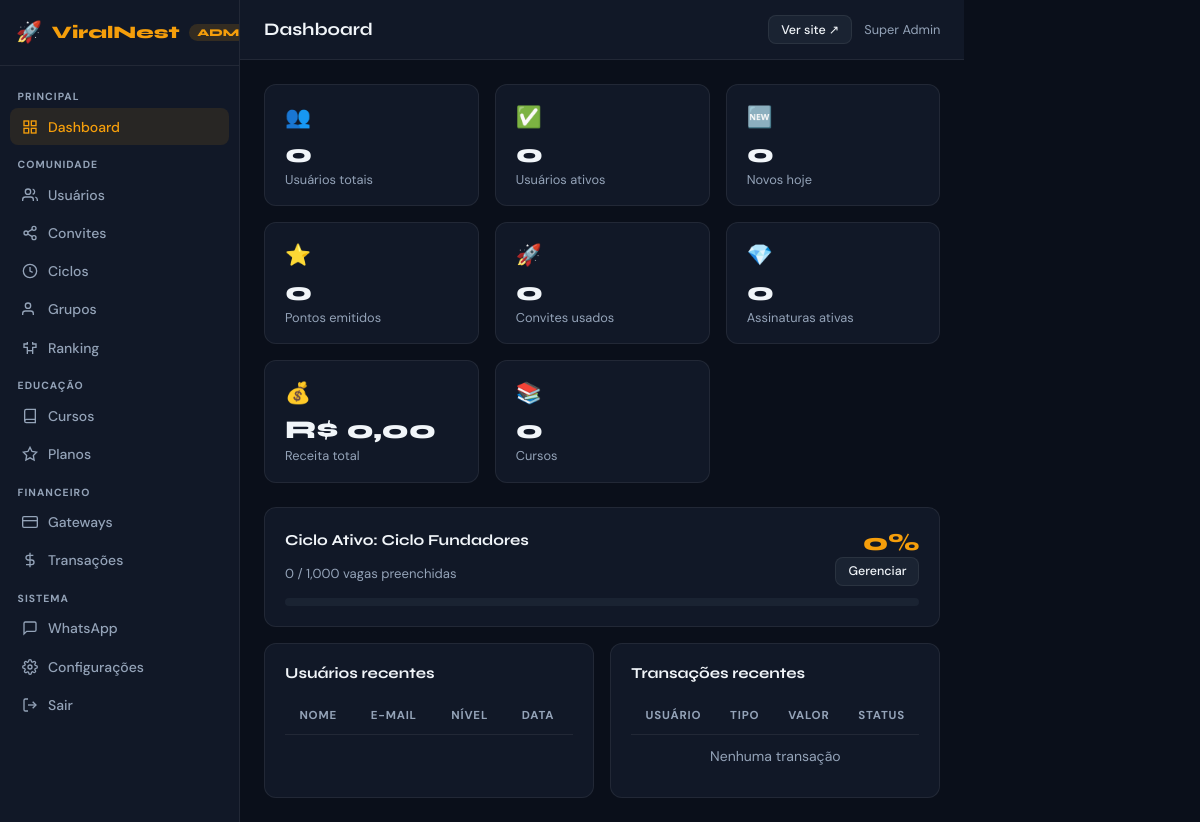
/admin/ (signed in), run on the app's committed database.
### tables this page shows
CREATE TABLE IF NOT EXISTS `system_settings` (
  `id` INT AUTO_INCREMENT PRIMARY KEY,
  `setting_key` VARCHAR(100) UNIQUE NOT NULL,
  `setting_value` TEXT,
  `setting_type` ENUM('text','number','boolean','color','textarea','select') DEFAULT 'text',
  `category` VARCHAR(50) DEFAULT 'general',
  `description` VARCHAR(255),
  `updated_at` DATETIME DEFAULT CURRENT_TIMESTAMP ON UPDATE CURRENT_TIMESTAMP
);

CREATE TABLE IF NOT EXISTS `cycles` (
  `id` INT AUTO_INCREMENT PRIMARY KEY,
  `name` VARCHAR(100) NOT NULL,
  `max_users` INT DEFAULT 1000,
  `current_users` INT DEFAULT 0,
  `status` ENUM('active','closed','upcoming') DEFAULT 'upcoming',
  `start_date` DATETIME,
  `end_date` DATETIME,
  `require_invite` TINYINT(1) DEFAULT 0,
  `created_at` DATETIME DEFAULT CURRENT_TIMESTAMP
);

### admin/AdminController.php (called while the page is built, shortened)
<?php
class AdminController {
    private Database $db;
    public function __construct() {
        $this->db = Database::getInstance();
    }
    private function view(string $view, array $data = []): void {
        extract($data);
        include __DIR__ . '/views/layout.php';
    }
    public function dashboard(): void {
        $stats = [
            'users'         => (int)($this->db->fetchOne("SELECT COUNT(*) c FROM users")['c'] ?? 0),
            'active_users'  => (int)($this->db->fetchOne("SELECT COUNT(*) c FROM users WHERE status='active'")['c'] ?? 0),
            'today_users'   => (int)($this->db->fetchOne("SELECT COUNT(*) c FROM users WHERE DATE(created_at)=CURDATE()")['c'] ?? 0),
            'points_issued' => (int)($this->db->fetchOne("SELECT COALESCE(SUM(points),0) c FROM points WHERE points>0")['c'] ?? 0),
            'invites_used'  => (int)($this->db->fetchOne("SELECT COUNT(*) c FROM users WHERE used_invite_code IS NOT NULL")['c'] ?? 0),
            'groups'        => (int)($this->db->fetchOne("SELECT COUNT(*) c FROM groups")['c'] ?? 0),
            'courses'       => (int)($this->db->fetchOne("SELECT COUNT(*) c FROM courses")['c'] ?? 0),
            'revenue'       => (float)($this->db->fetchOne("SELECT COALESCE(SUM(amount),0) c FROM transactions WHERE status='paid'")['c'] ?? 0),
            'active_subs'   => (int)($this->db->fetchOne("SELECT COUNT(*) c FROM user_subscriptions WHERE status='active'")['c'] ?? 0),
        ];
        $cycle         = $this->db->fetchOne("SELECT * FROM cycles WHERE status='active' LIMIT 1");
        $pageTitle     = 'Dashboard';
        $this->view('dashboard', compact('stats','recentUsers','recentTx','cycle','pageTitle'));
    }
}

### core/Database.php (called while the page is built, shortened)
<?php
class Database {
    private static $instance = null;
    private $pdo;
    private function __construct() {
        $dsn = "mysql:host=" . DB_HOST . ";dbname=" . DB_NAME . ";charset=" . DB_CHARSET;
        $options = array(
            PDO::ATTR_ERRMODE            => PDO::ERRMODE_EXCEPTION,
            PDO::ATTR_DEFAULT_FETCH_MODE => PDO::FETCH_ASSOC,
            PDO::ATTR_EMULATE_PREPARES   => false,
        );
        try {
            $this->pdo = new PDO($dsn, DB_USER, DB_PASS, $options);
        } catch (PDOException $e) {
            die('Erro de conexao com banco de dados: ' . $e->getMessage());
        }
    }
    public static function getInstance() {
        if (self::$instance === null) {
            self::$instance = new self();
        }
        return self::$instance;
    }
    public function query($sql, $params = array()) {
        $stmt = $this->pdo->prepare($sql);
        $stmt->execute($params);
        return $stmt;
    }
    public function fetchOne($sql, $params = array()) {
        $result = $this->query($sql, $params)->fetch();
        return $result ? $result : null;
    }
}

### models/Setting.php (called while the page is built, shortened)
<?php
class Setting {
    public static function get(string $key, $default = null) {
        $db = Database::getInstance();
        $row = $db->fetchOne("SELECT setting_value FROM system_settings WHERE setting_key = ?", [$key]);
        $value = $row ? $row['setting_value'] : $default;
        return $value;
    }
}

### admin/views/dashboard.php (the view, shortened to what this page needs)
<div class="a-metrics">
  <div class="a-metric">
    <div class="a-metric-icon">👥</div>
    <div class="a-metric-val"><?= number_format($stats['users']) ?></div>
    <div class="a-metric-label">Usuários totais</div>
  </div>
  <div class="a-metric">
    <div class="a-metric-icon">✅</div>
    <div class="a-metric-val"><?= number_format($stats['active_users']) ?></div>
    <div class="a-metric-label">Usuários ativos</div>
  </div>
  <div class="a-metric">
    <div class="a-metric-icon">🆕</div>
    <div class="a-metric-val"><?= number_format($stats['today_users']) ?></div>
    <div class="a-metric-label">Novos hoje</div>
  </div>
  <div class="a-metric">
    <div class="a-metric-icon">⭐</div>
    <div class="a-metric-val"><?= number_format($stats['points_issued']) ?></div>
    <div class="a-metric-label">Pontos emitidos</div>
  </div>
  <div class="a-metric">
    <div class="a-metric-icon">🚀</div>
    <div class="a-metric-val"><?= number_format($stats['invites_used']) ?></div>
    <div class="a-metric-label">Convites usados</div>
  </div>
  <div class="a-metric">
    <div class="a-metric-icon">💎</div>
    <div class="a-metric-val"><?= number_format($stats['active_subs']) ?></div>
    <div class="a-metric-label">Assinaturas ativas</div>
  </div>
  <div class="a-metric">
    <div class="a-metric-icon">💰</div>
    <div class="a-metric-val">R$ <?= number_format($stats['revenue'], 2, ',', '.') ?></div>
    <div class="a-metric-label">Receita total</div>
  </div>
  <div class="a-metric">
    <div class="a-metric-icon">📚</div>
    <div class="a-metric-val"><?= number_format($stats['courses']) ?></div>
    <div class="a-metric-label">Cursos</div>
  </div>
</div>
<?php if ($cycle): ?>
<div class="a-card a-mb-2">
  <div class="a-flex-between">
    <div>
      <div class="a-card-title">Ciclo Ativo: <?= htmlspecialchars($cycle['name']) ?></div>
      <div class="a-text-muted" style="font-size:0.82rem;"><?= number_format($cycle['current_users']) ?> / <?= number_format($cycle['max_users']) ?> vagas preenchidas</div>
    </div>
    <div style="text-align:right;">
      <?php $pct = $cycle['max_users'] > 0 ? round($cycle['current_users']/$cycle['max_users']*100) : 0; ?>
      <div style="font-family:var(--font-head);font-size:1.5rem;font-weight:800;color:var(--primary);"><?= $pct ?>%</div>
      <a href="<?= BASE_URL ?>/admin/cycles" class="a-btn a-btn-secondary a-btn-sm">Gerenciar</a>
    </div>
  </div>
  <div style="margin-top:0.75rem;background:var(--surface-2);border-radius:99px;height:8px;overflow:hidden;">
  </div>
</div>
<?php endif; ?>
<div style="display:grid;grid-template-columns:1fr 1fr;gap:1rem;">
  <div class="a-card">
    <div class="a-card-title">Usuários recentes</div>
    <table class="a-table">
      <thead><tr><th>Nome</th><th>E-mail</th><th>Nível</th><th>Data</th></tr></thead>
    </table>
  </div>
  <div class="a-card">
    <div class="a-card-title">Transações recentes</div>
    <table class="a-table">
      <thead><tr><th>Usuário</th><th>Tipo</th><th>Valor</th><th>Status</th></tr></thead>
      <tbody>
        <?php if (empty($recentTx)): ?>
          <tr><td colspan="4" style="text-align:center;color:var(--text-muted);">Nenhuma transação</td></tr>
        <?php endif; ?>
      </tbody>
    </table>
  </div>
</div>

### admin/views/layout.php (shortened to what this page needs)
<?php
$siteName   = Setting::get('site_name', 'ViralNest');
$currentUri = parse_url($_SERVER['REQUEST_URI'], PHP_URL_PATH);
function aNavActive(string $slug): string {
    global $currentUri;
    return (strpos($currentUri, '/admin/' . $slug) !== false) ? 'active' : '';
}
?>
<!DOCTYPE html>
<html lang="pt-BR">
<head>
  <link rel="stylesheet" href="<?= BASE_URL ?>/assets/css/admin.css">
</head>
<body>
<div style="display:flex;min-height:100vh;">
  <aside class="admin-sidebar" id="adminSidebar">
    <div class="admin-sidebar-logo">
      <span style="font-size:1.3rem;">🚀</span>
      <span><?= htmlspecialchars($siteName) ?></span>
      <span style="font-size:0.65rem;background:rgba(245,158,11,0.15);color:var(--primary);padding:2px 8px;border-radius:99px;margin-left:auto;">ADMIN</span>
    </div>
    <nav class="admin-nav">
      <div class="admin-nav-section">Principal</div>
      <a href="<?= BASE_URL ?>/admin/" class="<?= (aNavActive('') || substr($currentUri,-7)==='/admin/' || substr($currentUri,-6)==='/admin') ? 'active' : '' ?>">
        <svg viewBox="0 0 24 24" fill="none" stroke="currentColor" stroke-width="2"><rect x="3" y="3" width="7" height="7"/><rect x="14" y="3" width="7" height="7"/><rect x="14" y="14" width="7" height="7"/><rect x="3" y="14" width="7" height="7"/></svg>
        Dashboard
      </a>
      <div class="admin-nav-section">Comunidade</div>
      <a href="<?= BASE_URL ?>/admin/users" class="<?= aNavActive('users') ?>">
        <svg viewBox="0 0 24 24" fill="none" stroke="currentColor" stroke-width="2"><path d="M17 21v-2a4 4 0 0 0-4-4H5a4 4 0 0 0-4 4v2"/><circle cx="9" cy="7" r="4"/><path d="M23 21v-2a4 4 0 0 0-3-3.87"/><path d="M16 3.13a4 4 0 0 1 0 7.75"/></svg>
        Usuários
      </a>
      <a href="<?= BASE_URL ?>/admin/invites" class="<?= aNavActive('invites') ?>">
        <svg viewBox="0 0 24 24" fill="none" stroke="currentColor" stroke-width="2"><circle cx="18" cy="5" r="3"/><circle cx="6" cy="12" r="3"/><circle cx="18" cy="19" r="3"/><line x1="8.59" y1="13.51" x2="15.42" y2="17.49"/><line x1="15.41" y1="6.51" x2="8.59" y2="10.49"/></svg>
        Convites
      </a>
      <a href="<?= BASE_URL ?>/admin/cycles" class="<?= aNavActive('cycles') ?>">
        <svg viewBox="0 0 24 24" fill="none" stroke="currentColor" stroke-width="2"><circle cx="12" cy="12" r="10"/><polyline points="12 6 12 12 16 14"/></svg>
        Ciclos
      </a>
      <a href="<?= BASE_URL ?>/admin/groups" class="<?= aNavActive('groups') ?>">
        <svg viewBox="0 0 24 24" fill="none" stroke="currentColor" stroke-width="2"><path d="M17 21v-2a4 4 0 0 0-4-4H5a4 4 0 0 0-4 4v2"/><circle cx="9" cy="7" r="4"/></svg>
        Grupos
      </a>
      <a href="<?= BASE_URL ?>/admin/ranking" class="<?= aNavActive('ranking') ?>">
        <svg viewBox="0 0 24 24" fill="none" stroke="currentColor" stroke-width="2"><polyline points="8 3 8 6 3 6 3 11 8 11 8 21"/><polyline points="16 3 16 6 21 6 21 11 16 11 16 21"/><line x1="8" y1="16" x2="16" y2="16"/></svg>
        Ranking
      </a>
      <div class="admin-nav-section">Educação</div>
      <a href="<?= BASE_URL ?>/admin/courses" class="<?= aNavActive('courses') ?>">
        <svg viewBox="0 0 24 24" fill="none" stroke="currentColor" stroke-width="2"><path d="M4 19.5A2.5 2.5 0 0 1 6.5 17H20"/><path d="M6.5 2H20v20H6.5A2.5 2.5 0 0 1 4 19.5v-15A2.5 2.5 0 0 1 6.5 2z"/></svg>
        Cursos
      </a>
      <a href="<?= BASE_URL ?>/admin/plans" class="<?= aNavActive('plans') ?>">
        <svg viewBox="0 0 24 24" fill="none" stroke="currentColor" stroke-width="2"><polygon points="12 2 15.09 8.26 22 9.27 17 14.14 18.18 21.02 12 17.77 5.82 21.02 7 14.14 2 9.27 8.91 8.26 12 2"/></svg>
        Planos
      </a>
      <div class="admin-nav-section">Financeiro</div>
      <a href="<?= BASE_URL ?>/admin/gateways" class="<?= aNavActive('gateways') ?>">
        <svg viewBox="0 0 24 24" fill="none" stroke="currentColor" stroke-width="2"><rect x="1" y="4" width="22" height="16" rx="2"/><line x1="1" y1="10" x2="23" y2="10"/></svg>
        Gateways
      </a>
      <a href="<?= BASE_URL ?>/admin/transactions" class="<?= aNavActive('transactions') ?>">
        <svg viewBox="0 0 24 24" fill="none" stroke="currentColor" stroke-width="2"><line x1="12" y1="1" x2="12" y2="23"/><path d="M17 5H9.5a3.5 3.5 0 0 0 0 7h5a3.5 3.5 0 0 1 0 7H6"/></svg>
        Transações
      </a>
      <div class="admin-nav-section">Sistema</div>
      <a href="<?= BASE_URL ?>/admin/whatsapp" class="<?= aNavActive('whatsapp') ?>">
        <svg viewBox="0 0 24 24" fill="none" stroke="currentColor" stroke-width="2"><path d="M21 15a2 2 0 0 1-2 2H7l-4 4V5a2 2 0 0 1 2-2h14a2 2 0 0 1 2 2z"/></svg>
        WhatsApp
      </a>
      <a href="<?= BASE_URL ?>/admin/settings" class="<?= aNavActive('settings') ?>">
        Configurações
      </a>
      <a href="<?= BASE_URL ?>/admin/logout">
        <svg viewBox="0 0 24 24" fill="none" stroke="currentColor" stroke-width="2"><path d="M9 21H5a2 2 0 0 1-2-2V5a2 2 0 0 1 2-2h4"/><polyline points="16 17 21 12 16 7"/><line x1="21" y1="12" x2="9" y2="12"/></svg>
        Sair
      </a>
    </nav>
  </aside>
  <div class="admin-main">
    <header class="admin-topbar">
      <div class="a-flex" style="gap:0.75rem;">
        <span class="admin-topbar-title"><?= htmlspecialchars($pageTitle ?? 'Admin') ?></span>
      </div>
      <div class="a-flex" style="gap:0.75rem;">
        <a href="<?= BASE_URL ?>/" target="_blank" class="a-btn a-btn-secondary a-btn-sm">Ver site ↗</a>
        <div style="font-size:0.8rem;color:var(--text-muted);">
          <?= htmlspecialchars($_SESSION['admin_name'] ?? '') ?>
        </div>
      </div>
    </header>
    <div class="admin-page">
      <?php include $viewFile; ?>
    </div>
  </div>
</div>
</body>
</html>

### data on the page
system_settings: setting_value "ViralNest"
cycles: name "Ciclo Fundadores", current_users "0", max_users "1,000"

### other printed values
$pageTitle "Dashboard"
$_SESSION['admin_name'] "Super Admin"
$stats['users'] "0"
$stats['active_users'] "0"
$stats['today_users'] "0"
$stats['points_issued'] "0"
$stats['invites_used'] "0"
$stats['active_subs'] "0"
$stats['revenue'] "0,00"
$stats['courses'] "0"
